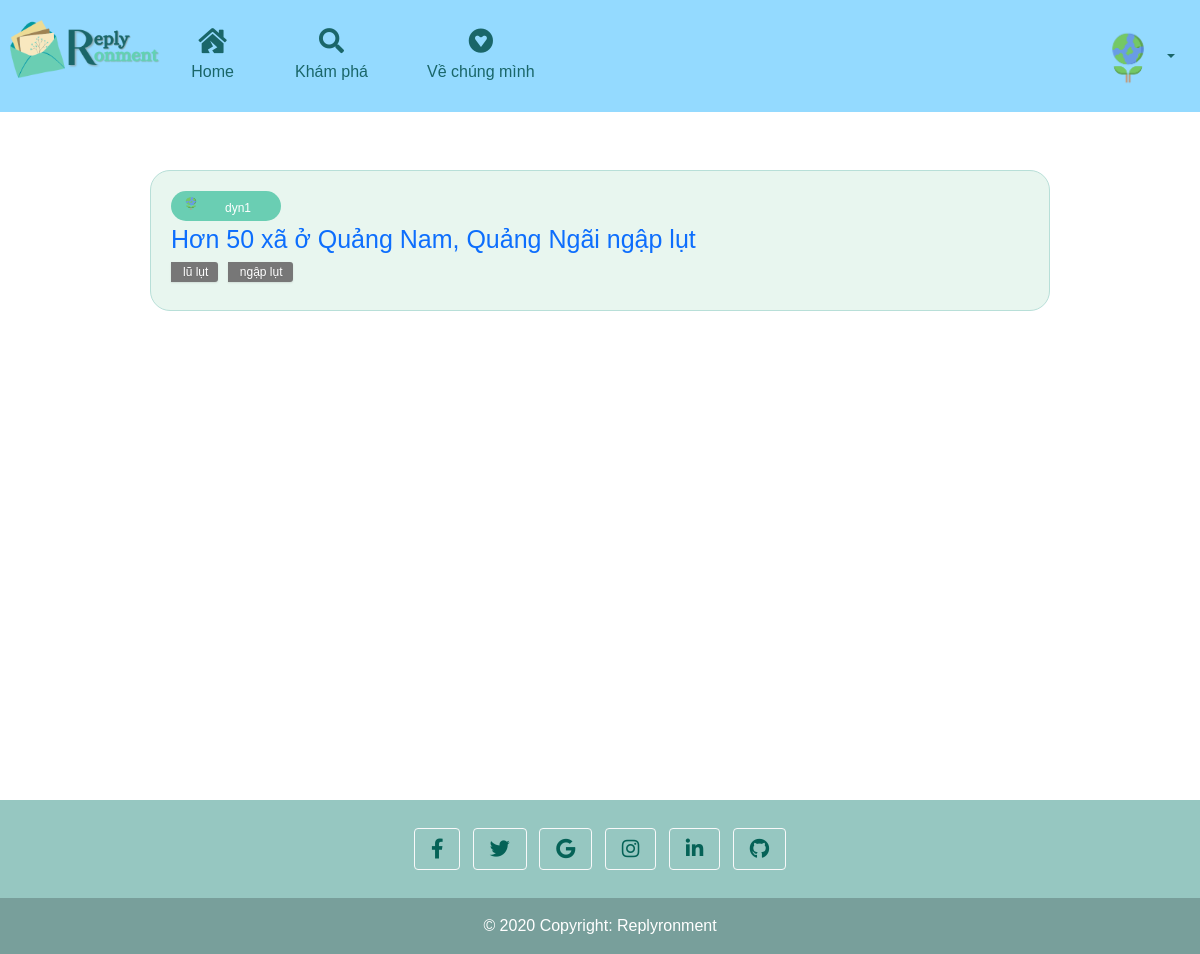
The page /mypost/ (signed in) on the database its author committed.
### replyronment/models.py (models this page shows, shortened)
class Profile(models.Model):
    user = models.OneToOneField(User, on_delete=models.CASCADE)
    avatar = models.ImageField(default='earth.png', upload_to='profile_images')
    bio = models.TextField()
    score = models.IntegerField(default=0,validators=[MinValueValidator(0)])
    answered_ques = models.ManyToManyField('QuesModel', blank=True, related_name='Answered_Questions')
    Correct_ques = models.ManyToManyField('QuesModel', blank=True, related_name='Correct_Questions')
    Incorrect_ques = models.ManyToManyField('QuesModel', blank=True, related_name='Incorrect_Question')

class ForumPost(models.Model):
    slug = models.SlugField(max_length=200, unique=True,default='',null=True)
    title = models.CharField(max_length=100)
    author=models.ForeignKey(User,on_delete=models.CASCADE,related_name='anonymous')
    body = RichTextUploadingField()
    date = models.DateTimeField(auto_now_add=True)
    tag = TaggableManager()
    class Meta:
        ordering = ['-date']

### replyronment/views.py (the view)
# urls.py: path('mypost/',views.mypost,name='mypost'),
@login_required(login_url='/login')
def mypost(request):
    Posts = ForumPost.objects.all().filter(author=request.user).order_by("-date")
    return render(request,'html/mypost.html',{'Posts':Posts})

### replyronment/templates/html/mypost.html
{% include "html/navbar.html" %} {% load static %}
<link rel="stylesheet" href="{%  static  'css/mypost.css'  %}">
<div class="wrapper">
    <div class="mypost-container">
        <div class="card-post">
            {% for post in Posts %}
            <div class="element">
                <div class="content">
                    <div class="author">
                        <img src="{{ post.author.profile.avatar.url }}" alt="something">
                        <p>{{post.author.username}}</p>
                    </div>
                    <a href="{% url 'forumpostdetail' post.slug  %}" class="title">
                {{post.title}}
            </a>
                    <div>{% for tag in post.tag.all %}
                        <p class="tags">
                            {{tag.name}}
                        </p>
                        {% endfor %}
                    </div>
                </div>
            </div>
            {% endfor %}
        </div>
    </div>
</div>
{% include "html/footer.html" %}

### replyronment/templates/html/navbar.html (shortened to what this page needs)
{% load static %}
<!DOCTYPE html>
<html lang="en">
<head>
    <link rel="stylesheet" href="https://use.fontawesome.com/releases/v5.10.2/css/all.css">
    <link rel="stylesheet" href="https://cdn.jsdelivr.net/npm/bootstrap@5.0.2/dist/css/bootstrap.min.css " rel="stylesheet ">
    <link rel="stylesheet" href="{%  static  'css/navbar.css'  %}">
</head>
<header>
    <div class="brand-logo">
        <a href="/"><img src="../../static/Images/logo.png" alt="Brand Logo"></a>
    </div>
    <nav>
        <ul class="navigation">
            <li class="left"><a href="/"><i class="fas fa-house-damage"></i> Home</a></li>
            <li class="left"><a href="/LandingPage"><i class="fas fa-search"></i> Khám phá</a></li>
            <li class="left"><a href="/Aboutus"><i class="fab fa-gratipay"></i> Về chúng mình</a></li>
            {% if user.is_authenticated %}
            <li class="dropdown">
                <a class="nav-link dropdown-toggle" href="#" id="navbarDropdownMenuLink" role="button" data-bs-toggle="dropdown" aria-expanded="false">
                    <img src="{{ user.profile.avatar.url }}" width="60" height="60" class="rounded-circle">
                </a>
            </li>
            {% else %}
            <li class="right"><a href="/register"><i class="fas fa-user-plus"></i> Đăng ký</a></li>
            <li class="right"><a href="/login"><i class="fas fa-sign-in-alt"></i> Đăng nhập</a></li>
            {% endif %}
        </ul>
    </nav>
</header>

### replyronment/static/css/navbar.css (style rules this page uses)
* { margin: 0; padding: 0; box-sizing: border-box; font-family: arial; }
a { text-decoration: none; }
header { height: 100%; width: 100%; float: left; background: #94DAFF; padding: 0 10px; z-index: 100; }
.brand-logo { max-width: 150px; float: left; padding: 20px 0px; }
.brand-logo img { max-width: 100%; }
.navigation { z-index: 100; margin: 0px; }
.navigation .left { list-style: none; float: left; }
.navigation li a { color: #1A6669; padding: 28px 15px; text-align: center; display: block; text-decoration: none; }
.navigation li a i { width: 100%; font-size: 25px; margin-bottom: 7px; }
.navigation .dropdown { list-style: none; float: right; }
.navigation .dropdown a { padding-bottom: 5px; }

### replyronment/static/css/mypost.css (style rules this page uses)
.mypost-container { margin: 0px 150px; padding-top: 150px; height: 100vh; }
.card-post .element { position: relative; background-color: #E8F6EF; border-radius: 20px; border: 1px solid #B8DFD8; margin: 20px auto; }
.card-post .element .content { padding: 20px 20px; }
.title { font-size: 25px; }
.tags { display: inline-block; height: 20px; line-height: 20px; position: relative; margin: 0 5px 8px 0; padding: 0 10px 0 12px; background: #777; -webkit-border-bottom-right-radius: 3px; border-bottom-right-radius: 3px; -webkit-border-top-right-radius: 3px; border-top-right-radius: 3px; -webkit-box-shadow: 0 1px 2px rgba(0, 0, 0, 0.1); box-shadow: 0 1px 2px rgba(0, 0, 0, 0.1); color: #fff; font-size: 12px; text-decoration: none; text-shadow: 0 1px 2px rgba(0, 0, 0, 0.1); }
.author { background-color: #6ACEB3; height: 30px; width: 110px; border-radius: 20px }
.author img { padding-top: 5px; margin-left: 10px; float: left; height: 20px; width: 20px; border-radius: 50% }
.author p { padding-top: 8px; margin-right: 6px; text-align: center; font-size: 12px; color: white }

### rows shown on the page
ForumPost: author.profile.avatar (picture), author.username "dyn1", title "Hơn 50 xã ở Quảng Nam, Quảng Ngãi ngập lụt"
Tag: name "lũ lụt"
Tag: name "ngập lụt"
